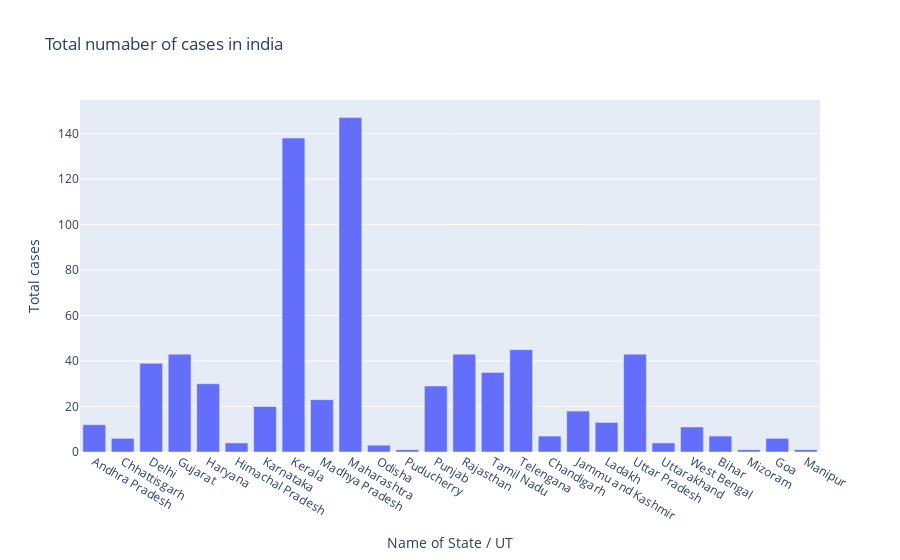

The notebook cell this image was saved under:
### Code cell
fig =go.Figure()
fig.add_trace(go.Bar(x=df['Name of State / UT'],y=df['Total cases']))
fig.update_layout(title='Total numaber of cases in india',xaxis=dict(title='Name of State / UT'),yaxis=dict(title='Total cases'))

### Figure 1 — Plotly figure (JSON) as saved in the notebook; plotly's stock layout.template omitted (floating-point values rounded to 4 significant figures)
{"data": [{"type": "bar", "x": ["Andhra Pradesh", "Chhattisgarh", "Delhi", "Gujarat", "Haryana", "Himachal Pradesh", "Karnataka", "Kerala", "Madhya Pradesh", "Maharashtra", "Odisha", "Puducherry", "Punjab", "Rajasthan", "Tamil Nadu", "Telengana", "Chandigarh", "Jammu and Kashmir", "Ladakh", "Uttar Pradesh", "Uttarakhand", "West Bengal", "Bihar", "Mizoram", "Goa", "Manipur"], "y": [12, 6, 39, 43, 30, 4, 20, 138, 23, 147, 3, 1, 29, 43, 35, 45, 7, 18, 13, 43, 4, 11, 7, 1, 6, 1]}], "layout": {"title": {"text": "Total numaber of cases in india"}, "xaxis": {"title": {"text": "Name of State / UT"}}, "yaxis": {"title": {"text": "Total cases"}}}}
